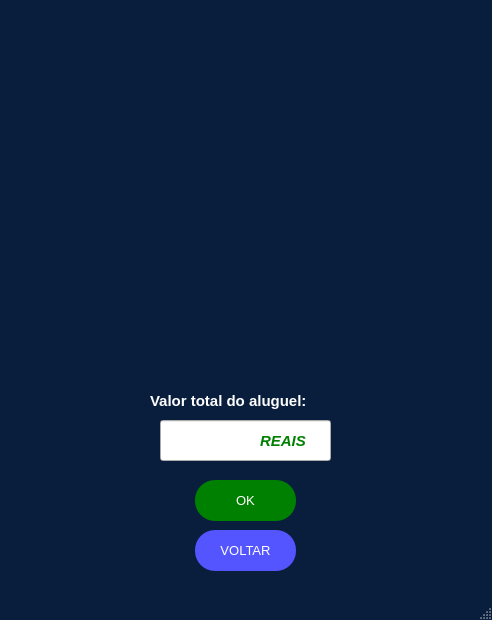
<?xml version="1.0" encoding="UTF-8"?>
<ui version="4.0">
 <class>MainWindow</class>
 <widget class="QMainWindow" name="MainWindow">
  <property name="geometry">
   <rect>
    <x>0</x>
    <y>0</y>
    <width>492</width>
    <height>620</height>
   </rect>
  </property>
  <property name="palette">
   <palette>
    <active>
     <colorrole role="WindowText">
      <brush brushstyle="SolidPattern">
       <color alpha="255">
        <red>255</red>
        <green>255</green>
        <blue>255</blue>
       </color>
      </brush>
     </colorrole>
     <colorrole role="Button">
      <brush brushstyle="SolidPattern">
       <color alpha="255">
        <red>9</red>
        <green>30</green>
        <blue>61</blue>
       </color>
      </brush>
     </colorrole>
     <colorrole role="Light">
      <brush brushstyle="SolidPattern">
       <color alpha="255">
        <red>13</red>
        <green>45</green>
        <blue>91</blue>
       </color>
      </brush>
     </colorrole>
     <colorrole role="Midlight">
      <brush brushstyle="SolidPattern">
       <color alpha="255">
        <red>11</red>
        <green>37</green>
        <blue>76</blue>
       </color>
      </brush>
     </colorrole>
     <colorrole role="Dark">
      <brush brushstyle="SolidPattern">
       <color alpha="255">
        <red>4</red>
        <green>15</green>
        <blue>30</blue>
       </color>
      </brush>
     </colorrole>
     <colorrole role="Mid">
      <brush brushstyle="SolidPattern">
       <color alpha="255">
        <red>6</red>
        <green>20</green>
        <blue>41</blue>
       </color>
      </brush>
     </colorrole>
     <colorrole role="Text">
      <brush brushstyle="SolidPattern">
       <color alpha="255">
        <red>255</red>
        <green>255</green>
        <blue>255</blue>
       </color>
      </brush>
     </colorrole>
     <colorrole role="BrightText">
      <brush brushstyle="SolidPattern">
       <color alpha="255">
        <red>255</red>
        <green>255</green>
        <blue>255</blue>
       </color>
      </brush>
     </colorrole>
     <colorrole role="ButtonText">
      <brush brushstyle="SolidPattern">
       <color alpha="255">
        <red>255</red>
        <green>255</green>
        <blue>255</blue>
       </color>
      </brush>
     </colorrole>
     <colorrole role="Base">
      <brush brushstyle="SolidPattern">
       <color alpha="255">
        <red>0</red>
        <green>0</green>
        <blue>0</blue>
       </color>
      </brush>
     </colorrole>
     <colorrole role="Window">
      <brush brushstyle="SolidPattern">
       <color alpha="255">
        <red>9</red>
        <green>30</green>
        <blue>61</blue>
       </color>
      </brush>
     </colorrole>
     <colorrole role="Shadow">
      <brush brushstyle="SolidPattern">
       <color alpha="255">
        <red>0</red>
        <green>0</green>
        <blue>0</blue>
       </color>
      </brush>
     </colorrole>
     <colorrole role="AlternateBase">
      <brush brushstyle="SolidPattern">
       <color alpha="255">
        <red>4</red>
        <green>15</green>
        <blue>30</blue>
       </color>
      </brush>
     </colorrole>
     <colorrole role="ToolTipBase">
      <brush brushstyle="SolidPattern">
       <color alpha="255">
        <red>255</red>
        <green>255</green>
        <blue>220</blue>
       </color>
      </brush>
     </colorrole>
     <colorrole role="ToolTipText">
      <brush brushstyle="SolidPattern">
       <color alpha="255">
        <red>0</red>
        <green>0</green>
        <blue>0</blue>
       </color>
      </brush>
     </colorrole>
     <colorrole role="PlaceholderText">
      <brush brushstyle="SolidPattern">
       <color alpha="128">
        <red>255</red>
        <green>255</green>
        <blue>255</blue>
       </color>
      </brush>
     </colorrole>
    </active>
    <inactive>
     <colorrole role="WindowText">
      <brush brushstyle="SolidPattern">
       <color alpha="255">
        <red>255</red>
        <green>255</green>
        <blue>255</blue>
       </color>
      </brush>
     </colorrole>
     <colorrole role="Button">
      <brush brushstyle="SolidPattern">
       <color alpha="255">
        <red>9</red>
        <green>30</green>
        <blue>61</blue>
       </color>
      </brush>
     </colorrole>
     <colorrole role="Light">
      <brush brushstyle="SolidPattern">
       <color alpha="255">
        <red>13</red>
        <green>45</green>
        <blue>91</blue>
       </color>
      </brush>
     </colorrole>
     <colorrole role="Midlight">
      <brush brushstyle="SolidPattern">
       <color alpha="255">
        <red>11</red>
        <green>37</green>
        <blue>76</blue>
       </color>
      </brush>
     </colorrole>
     <colorrole role="Dark">
      <brush brushstyle="SolidPattern">
       <color alpha="255">
        <red>4</red>
        <green>15</green>
        <blue>30</blue>
       </color>
      </brush>
     </colorrole>
     <colorrole role="Mid">
      <brush brushstyle="SolidPattern">
       <color alpha="255">
        <red>6</red>
        <green>20</green>
        <blue>41</blue>
       </color>
      </brush>
     </colorrole>
     <colorrole role="Text">
      <brush brushstyle="SolidPattern">
       <color alpha="255">
        <red>255</red>
        <green>255</green>
        <blue>255</blue>
       </color>
      </brush>
     </colorrole>
     <colorrole role="BrightText">
      <brush brushstyle="SolidPattern">
       <color alpha="255">
        <red>255</red>
        <green>255</green>
        <blue>255</blue>
       </color>
      </brush>
     </colorrole>
     <colorrole role="ButtonText">
      <brush brushstyle="SolidPattern">
       <color alpha="255">
        <red>255</red>
        <green>255</green>
        <blue>255</blue>
       </color>
      </brush>
     </colorrole>
     <colorrole role="Base">
      <brush brushstyle="SolidPattern">
       <color alpha="255">
        <red>0</red>
        <green>0</green>
        <blue>0</blue>
       </color>
      </brush>
     </colorrole>
     <colorrole role="Window">
      <brush brushstyle="SolidPattern">
       <color alpha="255">
        <red>9</red>
        <green>30</green>
        <blue>61</blue>
       </color>
      </brush>
     </colorrole>
     <colorrole role="Shadow">
      <brush brushstyle="SolidPattern">
       <color alpha="255">
        <red>0</red>
        <green>0</green>
        <blue>0</blue>
       </color>
      </brush>
     </colorrole>
     <colorrole role="AlternateBase">
      <brush brushstyle="SolidPattern">
       <color alpha="255">
        <red>4</red>
        <green>15</green>
        <blue>30</blue>
       </color>
      </brush>
     </colorrole>
     <colorrole role="ToolTipBase">
      <brush brushstyle="SolidPattern">
       <color alpha="255">
        <red>255</red>
        <green>255</green>
        <blue>220</blue>
       </color>
      </brush>
     </colorrole>
     <colorrole role="ToolTipText">
      <brush brushstyle="SolidPattern">
       <color alpha="255">
        <red>0</red>
        <green>0</green>
        <blue>0</blue>
       </color>
      </brush>
     </colorrole>
     <colorrole role="PlaceholderText">
      <brush brushstyle="SolidPattern">
       <color alpha="128">
        <red>255</red>
        <green>255</green>
        <blue>255</blue>
       </color>
      </brush>
     </colorrole>
    </inactive>
    <disabled>
     <colorrole role="WindowText">
      <brush brushstyle="SolidPattern">
       <color alpha="255">
        <red>4</red>
        <green>15</green>
        <blue>30</blue>
       </color>
      </brush>
     </colorrole>
     <colorrole role="Button">
      <brush brushstyle="SolidPattern">
       <color alpha="255">
        <red>9</red>
        <green>30</green>
        <blue>61</blue>
       </color>
      </brush>
     </colorrole>
     <colorrole role="Light">
      <brush brushstyle="SolidPattern">
       <color alpha="255">
        <red>13</red>
        <green>45</green>
        <blue>91</blue>
       </color>
      </brush>
     </colorrole>
     <colorrole role="Midlight">
      <brush brushstyle="SolidPattern">
       <color alpha="255">
        <red>11</red>
        <green>37</green>
        <blue>76</blue>
       </color>
      </brush>
     </colorrole>
     <colorrole role="Dark">
      <brush brushstyle="SolidPattern">
       <color alpha="255">
        <red>4</red>
        <green>15</green>
        <blue>30</blue>
       </color>
      </brush>
     </colorrole>
     <colorrole role="Mid">
      <brush brushstyle="SolidPattern">
       <color alpha="255">
        <red>6</red>
        <green>20</green>
        <blue>41</blue>
       </color>
      </brush>
     </colorrole>
     <colorrole role="Text">
      <brush brushstyle="SolidPattern">
       <color alpha="255">
        <red>4</red>
        <green>15</green>
        <blue>30</blue>
       </color>
      </brush>
     </colorrole>
     <colorrole role="BrightText">
      <brush brushstyle="SolidPattern">
       <color alpha="255">
        <red>255</red>
        <green>255</green>
        <blue>255</blue>
       </color>
      </brush>
     </colorrole>
     <colorrole role="ButtonText">
      <brush brushstyle="SolidPattern">
       <color alpha="255">
        <red>4</red>
        <green>15</green>
        <blue>30</blue>
       </color>
      </brush>
     </colorrole>
     <colorrole role="Base">
      <brush brushstyle="SolidPattern">
       <color alpha="255">
        <red>9</red>
        <green>30</green>
        <blue>61</blue>
       </color>
      </brush>
     </colorrole>
     <colorrole role="Window">
      <brush brushstyle="SolidPattern">
       <color alpha="255">
        <red>9</red>
        <green>30</green>
        <blue>61</blue>
       </color>
      </brush>
     </colorrole>
     <colorrole role="Shadow">
      <brush brushstyle="SolidPattern">
       <color alpha="255">
        <red>0</red>
        <green>0</green>
        <blue>0</blue>
       </color>
      </brush>
     </colorrole>
     <colorrole role="AlternateBase">
      <brush brushstyle="SolidPattern">
       <color alpha="255">
        <red>9</red>
        <green>30</green>
        <blue>61</blue>
       </color>
      </brush>
     </colorrole>
     <colorrole role="ToolTipBase">
      <brush brushstyle="SolidPattern">
       <color alpha="255">
        <red>255</red>
        <green>255</green>
        <blue>220</blue>
       </color>
      </brush>
     </colorrole>
     <colorrole role="ToolTipText">
      <brush brushstyle="SolidPattern">
       <color alpha="255">
        <red>0</red>
        <green>0</green>
        <blue>0</blue>
       </color>
      </brush>
     </colorrole>
     <colorrole role="PlaceholderText">
      <brush brushstyle="SolidPattern">
       <color alpha="128">
        <red>255</red>
        <green>255</green>
        <blue>255</blue>
       </color>
      </brush>
     </colorrole>
    </disabled>
   </palette>
  </property>
  <property name="windowTitle">
   <string>Long Drive</string>
  </property>
  <property name="windowIcon">
   <iconset>
    <normaloff>../Logos/LOGO4.png</normaloff>../Logos/LOGO4.png</iconset>
  </property>
  <property name="layoutDirection">
   <enum>Qt::LeftToRight</enum>
  </property>
  <widget class="QWidget" name="centralwidget">
   <widget class="QPushButton" name="kwidt2">
    <property name="geometry">
     <rect>
      <x>30</x>
      <y>-100</y>
      <width>431</width>
      <height>451</height>
     </rect>
    </property>
    <property name="palette">
     <palette>
      <active>
       <colorrole role="WindowText">
        <brush brushstyle="SolidPattern">
         <color alpha="255">
          <red>170</red>
          <green>85</green>
          <blue>0</blue>
         </color>
        </brush>
       </colorrole>
       <colorrole role="Text">
        <brush brushstyle="SolidPattern">
         <color alpha="255">
          <red>0</red>
          <green>0</green>
          <blue>0</blue>
         </color>
        </brush>
       </colorrole>
       <colorrole role="BrightText">
        <brush brushstyle="SolidPattern">
         <color alpha="255">
          <red>203</red>
          <green>255</green>
          <blue>80</blue>
         </color>
        </brush>
       </colorrole>
       <colorrole role="ButtonText">
        <brush brushstyle="SolidPattern">
         <color alpha="255">
          <red>57</red>
          <green>87</green>
          <blue>255</blue>
         </color>
        </brush>
       </colorrole>
       <colorrole role="ToolTipBase">
        <brush brushstyle="SolidPattern">
         <color alpha="255">
          <red>255</red>
          <green>255</green>
          <blue>0</blue>
         </color>
        </brush>
       </colorrole>
       <colorrole role="PlaceholderText">
        <brush brushstyle="SolidPattern">
         <color alpha="128">
          <red>0</red>
          <green>0</green>
          <blue>0</blue>
         </color>
        </brush>
       </colorrole>
      </active>
      <inactive>
       <colorrole role="WindowText">
        <brush brushstyle="SolidPattern">
         <color alpha="255">
          <red>170</red>
          <green>85</green>
          <blue>0</blue>
         </color>
        </brush>
       </colorrole>
       <colorrole role="Text">
        <brush brushstyle="SolidPattern">
         <color alpha="255">
          <red>0</red>
          <green>0</green>
          <blue>0</blue>
         </color>
        </brush>
       </colorrole>
       <colorrole role="BrightText">
        <brush brushstyle="SolidPattern">
         <color alpha="255">
          <red>203</red>
          <green>255</green>
          <blue>80</blue>
         </color>
        </brush>
       </colorrole>
       <colorrole role="ButtonText">
        <brush brushstyle="SolidPattern">
         <color alpha="255">
          <red>57</red>
          <green>87</green>
          <blue>255</blue>
         </color>
        </brush>
       </colorrole>
       <colorrole role="ToolTipBase">
        <brush brushstyle="SolidPattern">
         <color alpha="255">
          <red>255</red>
          <green>255</green>
          <blue>0</blue>
         </color>
        </brush>
       </colorrole>
       <colorrole role="PlaceholderText">
        <brush brushstyle="SolidPattern">
         <color alpha="128">
          <red>0</red>
          <green>0</green>
          <blue>0</blue>
         </color>
        </brush>
       </colorrole>
      </inactive>
      <disabled>
       <colorrole role="WindowText">
        <brush brushstyle="SolidPattern">
         <color alpha="255">
          <red>4</red>
          <green>15</green>
          <blue>30</blue>
         </color>
        </brush>
       </colorrole>
       <colorrole role="Text">
        <brush brushstyle="SolidPattern">
         <color alpha="255">
          <red>120</red>
          <green>120</green>
          <blue>120</blue>
         </color>
        </brush>
       </colorrole>
       <colorrole role="BrightText">
        <brush brushstyle="SolidPattern">
         <color alpha="255">
          <red>203</red>
          <green>255</green>
          <blue>80</blue>
         </color>
        </brush>
       </colorrole>
       <colorrole role="ButtonText">
        <brush brushstyle="SolidPattern">
         <color alpha="255">
          <red>120</red>
          <green>120</green>
          <blue>120</blue>
         </color>
        </brush>
       </colorrole>
       <colorrole role="ToolTipBase">
        <brush brushstyle="SolidPattern">
         <color alpha="255">
          <red>255</red>
          <green>255</green>
          <blue>0</blue>
         </color>
        </brush>
       </colorrole>
       <colorrole role="PlaceholderText">
        <brush brushstyle="SolidPattern">
         <color alpha="128">
          <red>0</red>
          <green>0</green>
          <blue>0</blue>
         </color>
        </brush>
       </colorrole>
      </disabled>
     </palette>
    </property>
    <property name="font">
     <font>
      <family>Arial</family>
      <weight>75</weight>
      <bold>true</bold>
     </font>
    </property>
    <property name="contextMenuPolicy">
     <enum>Qt::CustomContextMenu</enum>
    </property>
    <property name="text">
     <string/>
    </property>
    <property name="icon">
     <iconset>
      <normaloff>../Imagens/Parte 2/1.1 mobi EDIT.png</normaloff>../Imagens/Parte 2/1.1 mobi EDIT.png</iconset>
    </property>
    <property name="iconSize">
     <size>
      <width>495</width>
      <height>473</height>
     </size>
    </property>
    <property name="checkable">
     <bool>false</bool>
    </property>
    <property name="autoRepeat">
     <bool>false</bool>
    </property>
    <property name="autoExclusive">
     <bool>false</bool>
    </property>
    <property name="autoDefault">
     <bool>false</bool>
    </property>
    <property name="default">
     <bool>false</bool>
    </property>
    <property name="flat">
     <bool>true</bool>
    </property>
   </widget>
   <widget class="QLabel" name="logoT6">
    <property name="enabled">
     <bool>true</bool>
    </property>
    <property name="geometry">
     <rect>
      <x>1110</x>
      <y>530</y>
      <width>231</width>
      <height>231</height>
     </rect>
    </property>
    <property name="toolTip">
     <string>&lt;html&gt;&lt;head/&gt;&lt;body&gt;&lt;p align=&quot;center&quot;&gt;&lt;br/&gt;&lt;/p&gt;&lt;/body&gt;&lt;/html&gt;</string>
    </property>
    <property name="whatsThis">
     <string>&lt;html&gt;&lt;head/&gt;&lt;body&gt;&lt;p align=&quot;center&quot;&gt;&lt;br/&gt;&lt;/p&gt;&lt;/body&gt;&lt;/html&gt;</string>
    </property>
    <property name="autoFillBackground">
     <bool>false</bool>
    </property>
    <property name="styleSheet">
     <string notr="true"/>
    </property>
    <property name="text">
     <string/>
    </property>
    <property name="pixmap">
     <pixmap>../Logos/LOGO2.png</pixmap>
    </property>
    <property name="scaledContents">
     <bool>true</bool>
    </property>
    <property name="wordWrap">
     <bool>false</bool>
    </property>
   </widget>
   <widget class="QPushButton" name="voltar_10">
    <property name="geometry">
     <rect>
      <x>195</x>
      <y>530</y>
      <width>101</width>
      <height>41</height>
     </rect>
    </property>
    <property name="palette">
     <palette>
      <active>
       <colorrole role="WindowText">
        <brush brushstyle="SolidPattern">
         <color alpha="255">
          <red>255</red>
          <green>255</green>
          <blue>255</blue>
         </color>
        </brush>
       </colorrole>
       <colorrole role="Button">
        <brush brushstyle="SolidPattern">
         <color alpha="255">
          <red>85</red>
          <green>85</green>
          <blue>255</blue>
         </color>
        </brush>
       </colorrole>
       <colorrole role="Text">
        <brush brushstyle="SolidPattern">
         <color alpha="255">
          <red>255</red>
          <green>255</green>
          <blue>255</blue>
         </color>
        </brush>
       </colorrole>
       <colorrole role="BrightText">
        <brush brushstyle="SolidPattern">
         <color alpha="255">
          <red>203</red>
          <green>255</green>
          <blue>80</blue>
         </color>
        </brush>
       </colorrole>
       <colorrole role="ButtonText">
        <brush brushstyle="SolidPattern">
         <color alpha="255">
          <red>255</red>
          <green>255</green>
          <blue>255</blue>
         </color>
        </brush>
       </colorrole>
       <colorrole role="Base">
        <brush brushstyle="SolidPattern">
         <color alpha="255">
          <red>85</red>
          <green>85</green>
          <blue>255</blue>
         </color>
        </brush>
       </colorrole>
       <colorrole role="Window">
        <brush brushstyle="SolidPattern">
         <color alpha="255">
          <red>85</red>
          <green>85</green>
          <blue>255</blue>
         </color>
        </brush>
       </colorrole>
       <colorrole role="ToolTipBase">
        <brush brushstyle="SolidPattern">
         <color alpha="255">
          <red>255</red>
          <green>255</green>
          <blue>0</blue>
         </color>
        </brush>
       </colorrole>
       <colorrole role="PlaceholderText">
        <brush brushstyle="SolidPattern">
         <color alpha="128">
          <red>0</red>
          <green>0</green>
          <blue>0</blue>
         </color>
        </brush>
       </colorrole>
      </active>
      <inactive>
       <colorrole role="WindowText">
        <brush brushstyle="SolidPattern">
         <color alpha="255">
          <red>255</red>
          <green>255</green>
          <blue>255</blue>
         </color>
        </brush>
       </colorrole>
       <colorrole role="Button">
        <brush brushstyle="SolidPattern">
         <color alpha="255">
          <red>85</red>
          <green>85</green>
          <blue>255</blue>
         </color>
        </brush>
       </colorrole>
       <colorrole role="Text">
        <brush brushstyle="SolidPattern">
         <color alpha="255">
          <red>255</red>
          <green>255</green>
          <blue>255</blue>
         </color>
        </brush>
       </colorrole>
       <colorrole role="BrightText">
        <brush brushstyle="SolidPattern">
         <color alpha="255">
          <red>203</red>
          <green>255</green>
          <blue>80</blue>
         </color>
        </brush>
       </colorrole>
       <colorrole role="ButtonText">
        <brush brushstyle="SolidPattern">
         <color alpha="255">
          <red>255</red>
          <green>255</green>
          <blue>255</blue>
         </color>
        </brush>
       </colorrole>
       <colorrole role="Base">
        <brush brushstyle="SolidPattern">
         <color alpha="255">
          <red>85</red>
          <green>85</green>
          <blue>255</blue>
         </color>
        </brush>
       </colorrole>
       <colorrole role="Window">
        <brush brushstyle="SolidPattern">
         <color alpha="255">
          <red>85</red>
          <green>85</green>
          <blue>255</blue>
         </color>
        </brush>
       </colorrole>
       <colorrole role="ToolTipBase">
        <brush brushstyle="SolidPattern">
         <color alpha="255">
          <red>255</red>
          <green>255</green>
          <blue>0</blue>
         </color>
        </brush>
       </colorrole>
       <colorrole role="PlaceholderText">
        <brush brushstyle="SolidPattern">
         <color alpha="128">
          <red>0</red>
          <green>0</green>
          <blue>0</blue>
         </color>
        </brush>
       </colorrole>
      </inactive>
      <disabled>
       <colorrole role="WindowText">
        <brush brushstyle="SolidPattern">
         <color alpha="255">
          <red>255</red>
          <green>255</green>
          <blue>255</blue>
         </color>
        </brush>
       </colorrole>
       <colorrole role="Button">
        <brush brushstyle="SolidPattern">
         <color alpha="255">
          <red>85</red>
          <green>85</green>
          <blue>255</blue>
         </color>
        </brush>
       </colorrole>
       <colorrole role="Text">
        <brush brushstyle="SolidPattern">
         <color alpha="255">
          <red>255</red>
          <green>255</green>
          <blue>255</blue>
         </color>
        </brush>
       </colorrole>
       <colorrole role="BrightText">
        <brush brushstyle="SolidPattern">
         <color alpha="255">
          <red>203</red>
          <green>255</green>
          <blue>80</blue>
         </color>
        </brush>
       </colorrole>
       <colorrole role="ButtonText">
        <brush brushstyle="SolidPattern">
         <color alpha="255">
          <red>255</red>
          <green>255</green>
          <blue>255</blue>
         </color>
        </brush>
       </colorrole>
       <colorrole role="Base">
        <brush brushstyle="SolidPattern">
         <color alpha="255">
          <red>85</red>
          <green>85</green>
          <blue>255</blue>
         </color>
        </brush>
       </colorrole>
       <colorrole role="Window">
        <brush brushstyle="SolidPattern">
         <color alpha="255">
          <red>85</red>
          <green>85</green>
          <blue>255</blue>
         </color>
        </brush>
       </colorrole>
       <colorrole role="ToolTipBase">
        <brush brushstyle="SolidPattern">
         <color alpha="255">
          <red>255</red>
          <green>255</green>
          <blue>0</blue>
         </color>
        </brush>
       </colorrole>
       <colorrole role="PlaceholderText">
        <brush brushstyle="SolidPattern">
         <color alpha="128">
          <red>0</red>
          <green>0</green>
          <blue>0</blue>
         </color>
        </brush>
       </colorrole>
      </disabled>
     </palette>
    </property>
    <property name="font">
     <font>
      <family>Arial</family>
      <pointsize>10</pointsize>
      <weight>9</weight>
      <italic>false</italic>
      <bold>false</bold>
     </font>
    </property>
    <property name="contextMenuPolicy">
     <enum>Qt::CustomContextMenu</enum>
    </property>
    <property name="styleSheet">
     <string notr="true">QPushButton{
	color:white;
	border-radius:20px;
	background-color: rgb(85, 85, 255);
	font: 75 10pt &quot;Arial&quot;;
}
QPushButton:hover{
	background-color: rgb(10, 10, 127);
}</string>
    </property>
    <property name="text">
     <string>VOLTAR</string>
    </property>
    <property name="iconSize">
     <size>
      <width>93</width>
      <height>100</height>
     </size>
    </property>
    <property name="checkable">
     <bool>false</bool>
    </property>
    <property name="autoRepeat">
     <bool>false</bool>
    </property>
    <property name="autoExclusive">
     <bool>false</bool>
    </property>
    <property name="autoDefault">
     <bool>false</bool>
    </property>
    <property name="default">
     <bool>false</bool>
    </property>
    <property name="flat">
     <bool>true</bool>
    </property>
   </widget>
   <widget class="QLabel" name="datacli1">
    <property name="geometry">
     <rect>
      <x>150</x>
      <y>385</y>
      <width>201</width>
      <height>31</height>
     </rect>
    </property>
    <property name="font">
     <font>
      <family>Arial</family>
      <pointsize>11</pointsize>
      <weight>75</weight>
      <bold>true</bold>
     </font>
    </property>
    <property name="text">
     <string>Valor total do aluguel:</string>
    </property>
   </widget>
   <widget class="QPushButton" name="devolver">
    <property name="geometry">
     <rect>
      <x>195</x>
      <y>480</y>
      <width>101</width>
      <height>41</height>
     </rect>
    </property>
    <property name="palette">
     <palette>
      <active>
       <colorrole role="WindowText">
        <brush brushstyle="SolidPattern">
         <color alpha="255">
          <red>255</red>
          <green>255</green>
          <blue>255</blue>
         </color>
        </brush>
       </colorrole>
       <colorrole role="Button">
        <brush brushstyle="SolidPattern">
         <color alpha="255">
          <red>0</red>
          <green>128</green>
          <blue>0</blue>
         </color>
        </brush>
       </colorrole>
       <colorrole role="Text">
        <brush brushstyle="SolidPattern">
         <color alpha="255">
          <red>255</red>
          <green>255</green>
          <blue>255</blue>
         </color>
        </brush>
       </colorrole>
       <colorrole role="BrightText">
        <brush brushstyle="SolidPattern">
         <color alpha="255">
          <red>203</red>
          <green>255</green>
          <blue>80</blue>
         </color>
        </brush>
       </colorrole>
       <colorrole role="ButtonText">
        <brush brushstyle="SolidPattern">
         <color alpha="255">
          <red>255</red>
          <green>255</green>
          <blue>255</blue>
         </color>
        </brush>
       </colorrole>
       <colorrole role="Base">
        <brush brushstyle="SolidPattern">
         <color alpha="255">
          <red>0</red>
          <green>128</green>
          <blue>0</blue>
         </color>
        </brush>
       </colorrole>
       <colorrole role="Window">
        <brush brushstyle="SolidPattern">
         <color alpha="255">
          <red>0</red>
          <green>128</green>
          <blue>0</blue>
         </color>
        </brush>
       </colorrole>
       <colorrole role="ToolTipBase">
        <brush brushstyle="SolidPattern">
         <color alpha="255">
          <red>255</red>
          <green>255</green>
          <blue>0</blue>
         </color>
        </brush>
       </colorrole>
       <colorrole role="PlaceholderText">
        <brush brushstyle="SolidPattern">
         <color alpha="128">
          <red>0</red>
          <green>0</green>
          <blue>0</blue>
         </color>
        </brush>
       </colorrole>
      </active>
      <inactive>
       <colorrole role="WindowText">
        <brush brushstyle="SolidPattern">
         <color alpha="255">
          <red>255</red>
          <green>255</green>
          <blue>255</blue>
         </color>
        </brush>
       </colorrole>
       <colorrole role="Button">
        <brush brushstyle="SolidPattern">
         <color alpha="255">
          <red>0</red>
          <green>128</green>
          <blue>0</blue>
         </color>
        </brush>
       </colorrole>
       <colorrole role="Text">
        <brush brushstyle="SolidPattern">
         <color alpha="255">
          <red>255</red>
          <green>255</green>
          <blue>255</blue>
         </color>
        </brush>
       </colorrole>
       <colorrole role="BrightText">
        <brush brushstyle="SolidPattern">
         <color alpha="255">
          <red>203</red>
          <green>255</green>
          <blue>80</blue>
         </color>
        </brush>
       </colorrole>
       <colorrole role="ButtonText">
        <brush brushstyle="SolidPattern">
         <color alpha="255">
          <red>255</red>
          <green>255</green>
          <blue>255</blue>
         </color>
        </brush>
       </colorrole>
       <colorrole role="Base">
        <brush brushstyle="SolidPattern">
         <color alpha="255">
          <red>0</red>
          <green>128</green>
          <blue>0</blue>
         </color>
        </brush>
       </colorrole>
       <colorrole role="Window">
        <brush brushstyle="SolidPattern">
         <color alpha="255">
          <red>0</red>
          <green>128</green>
          <blue>0</blue>
         </color>
        </brush>
       </colorrole>
       <colorrole role="ToolTipBase">
        <brush brushstyle="SolidPattern">
         <color alpha="255">
          <red>255</red>
          <green>255</green>
          <blue>0</blue>
         </color>
        </brush>
       </colorrole>
       <colorrole role="PlaceholderText">
        <brush brushstyle="SolidPattern">
         <color alpha="128">
          <red>0</red>
          <green>0</green>
          <blue>0</blue>
         </color>
        </brush>
       </colorrole>
      </inactive>
      <disabled>
       <colorrole role="WindowText">
        <brush brushstyle="SolidPattern">
         <color alpha="255">
          <red>255</red>
          <green>255</green>
          <blue>255</blue>
         </color>
        </brush>
       </colorrole>
       <colorrole role="Button">
        <brush brushstyle="SolidPattern">
         <color alpha="255">
          <red>0</red>
          <green>128</green>
          <blue>0</blue>
         </color>
        </brush>
       </colorrole>
       <colorrole role="Text">
        <brush brushstyle="SolidPattern">
         <color alpha="255">
          <red>255</red>
          <green>255</green>
          <blue>255</blue>
         </color>
        </brush>
       </colorrole>
       <colorrole role="BrightText">
        <brush brushstyle="SolidPattern">
         <color alpha="255">
          <red>203</red>
          <green>255</green>
          <blue>80</blue>
         </color>
        </brush>
       </colorrole>
       <colorrole role="ButtonText">
        <brush brushstyle="SolidPattern">
         <color alpha="255">
          <red>255</red>
          <green>255</green>
          <blue>255</blue>
         </color>
        </brush>
       </colorrole>
       <colorrole role="Base">
        <brush brushstyle="SolidPattern">
         <color alpha="255">
          <red>0</red>
          <green>128</green>
          <blue>0</blue>
         </color>
        </brush>
       </colorrole>
       <colorrole role="Window">
        <brush brushstyle="SolidPattern">
         <color alpha="255">
          <red>0</red>
          <green>128</green>
          <blue>0</blue>
         </color>
        </brush>
       </colorrole>
       <colorrole role="ToolTipBase">
        <brush brushstyle="SolidPattern">
         <color alpha="255">
          <red>255</red>
          <green>255</green>
          <blue>0</blue>
         </color>
        </brush>
       </colorrole>
       <colorrole role="PlaceholderText">
        <brush brushstyle="SolidPattern">
         <color alpha="128">
          <red>0</red>
          <green>0</green>
          <blue>0</blue>
         </color>
        </brush>
       </colorrole>
      </disabled>
     </palette>
    </property>
    <property name="font">
     <font>
      <family>Arial</family>
      <pointsize>10</pointsize>
      <weight>9</weight>
      <italic>false</italic>
      <bold>false</bold>
     </font>
    </property>
    <property name="contextMenuPolicy">
     <enum>Qt::CustomContextMenu</enum>
    </property>
    <property name="styleSheet">
     <string notr="true">QPushButton{
	color:white;
	border-radius:20px;
	background-color: #008000;
	font: 75 10pt &quot;Arial&quot;;
}
QPushButton:hover{
	background-color: #005500;
}</string>
    </property>
    <property name="text">
     <string>OK</string>
    </property>
    <property name="iconSize">
     <size>
      <width>93</width>
      <height>100</height>
     </size>
    </property>
    <property name="checkable">
     <bool>false</bool>
    </property>
    <property name="autoRepeat">
     <bool>false</bool>
    </property>
    <property name="autoExclusive">
     <bool>false</bool>
    </property>
    <property name="autoDefault">
     <bool>false</bool>
    </property>
    <property name="default">
     <bool>false</bool>
    </property>
    <property name="flat">
     <bool>true</bool>
    </property>
   </widget>
   <widget class="QPushButton" name="kwidt2_2">
    <property name="geometry">
     <rect>
      <x>10</x>
      <y>510</y>
      <width>51</width>
      <height>81</height>
     </rect>
    </property>
    <property name="palette">
     <palette>
      <active>
       <colorrole role="WindowText">
        <brush brushstyle="SolidPattern">
         <color alpha="255">
          <red>170</red>
          <green>85</green>
          <blue>0</blue>
         </color>
        </brush>
       </colorrole>
       <colorrole role="Text">
        <brush brushstyle="SolidPattern">
         <color alpha="255">
          <red>0</red>
          <green>0</green>
          <blue>0</blue>
         </color>
        </brush>
       </colorrole>
       <colorrole role="BrightText">
        <brush brushstyle="SolidPattern">
         <color alpha="255">
          <red>203</red>
          <green>255</green>
          <blue>80</blue>
         </color>
        </brush>
       </colorrole>
       <colorrole role="ButtonText">
        <brush brushstyle="SolidPattern">
         <color alpha="255">
          <red>57</red>
          <green>87</green>
          <blue>255</blue>
         </color>
        </brush>
       </colorrole>
       <colorrole role="ToolTipBase">
        <brush brushstyle="SolidPattern">
         <color alpha="255">
          <red>255</red>
          <green>255</green>
          <blue>0</blue>
         </color>
        </brush>
       </colorrole>
       <colorrole role="PlaceholderText">
        <brush brushstyle="SolidPattern">
         <color alpha="128">
          <red>0</red>
          <green>0</green>
          <blue>0</blue>
         </color>
        </brush>
       </colorrole>
      </active>
      <inactive>
       <colorrole role="WindowText">
        <brush brushstyle="SolidPattern">
         <color alpha="255">
          <red>170</red>
          <green>85</green>
          <blue>0</blue>
         </color>
        </brush>
       </colorrole>
       <colorrole role="Text">
        <brush brushstyle="SolidPattern">
         <color alpha="255">
          <red>0</red>
          <green>0</green>
          <blue>0</blue>
         </color>
        </brush>
       </colorrole>
       <colorrole role="BrightText">
        <brush brushstyle="SolidPattern">
         <color alpha="255">
          <red>203</red>
          <green>255</green>
          <blue>80</blue>
         </color>
        </brush>
       </colorrole>
       <colorrole role="ButtonText">
        <brush brushstyle="SolidPattern">
         <color alpha="255">
          <red>57</red>
          <green>87</green>
          <blue>255</blue>
         </color>
        </brush>
       </colorrole>
       <colorrole role="ToolTipBase">
        <brush brushstyle="SolidPattern">
         <color alpha="255">
          <red>255</red>
          <green>255</green>
          <blue>0</blue>
         </color>
        </brush>
       </colorrole>
       <colorrole role="PlaceholderText">
        <brush brushstyle="SolidPattern">
         <color alpha="128">
          <red>0</red>
          <green>0</green>
          <blue>0</blue>
         </color>
        </brush>
       </colorrole>
      </inactive>
      <disabled>
       <colorrole role="WindowText">
        <brush brushstyle="SolidPattern">
         <color alpha="255">
          <red>4</red>
          <green>15</green>
          <blue>30</blue>
         </color>
        </brush>
       </colorrole>
       <colorrole role="Text">
        <brush brushstyle="SolidPattern">
         <color alpha="255">
          <red>120</red>
          <green>120</green>
          <blue>120</blue>
         </color>
        </brush>
       </colorrole>
       <colorrole role="BrightText">
        <brush brushstyle="SolidPattern">
         <color alpha="255">
          <red>203</red>
          <green>255</green>
          <blue>80</blue>
         </color>
        </brush>
       </colorrole>
       <colorrole role="ButtonText">
        <brush brushstyle="SolidPattern">
         <color alpha="255">
          <red>120</red>
          <green>120</green>
          <blue>120</blue>
         </color>
        </brush>
       </colorrole>
       <colorrole role="ToolTipBase">
        <brush brushstyle="SolidPattern">
         <color alpha="255">
          <red>255</red>
          <green>255</green>
          <blue>0</blue>
         </color>
        </brush>
       </colorrole>
       <colorrole role="PlaceholderText">
        <brush brushstyle="SolidPattern">
         <color alpha="128">
          <red>0</red>
          <green>0</green>
          <blue>0</blue>
         </color>
        </brush>
       </colorrole>
      </disabled>
     </palette>
    </property>
    <property name="font">
     <font>
      <family>Arial</family>
      <weight>75</weight>
      <bold>true</bold>
     </font>
    </property>
    <property name="contextMenuPolicy">
     <enum>Qt::CustomContextMenu</enum>
    </property>
    <property name="text">
     <string/>
    </property>
    <property name="icon">
     <iconset>
      <normaloff>../Logos/LOGO3.png</normaloff>../Logos/LOGO3.png</iconset>
    </property>
    <property name="iconSize">
     <size>
      <width>102</width>
      <height>99</height>
     </size>
    </property>
    <property name="checkable">
     <bool>false</bool>
    </property>
    <property name="autoRepeat">
     <bool>false</bool>
    </property>
    <property name="autoExclusive">
     <bool>false</bool>
    </property>
    <property name="autoDefault">
     <bool>false</bool>
    </property>
    <property name="default">
     <bool>false</bool>
    </property>
    <property name="flat">
     <bool>true</bool>
    </property>
   </widget>
   <widget class="QLineEdit" name="total">
    <property name="enabled">
     <bool>true</bool>
    </property>
    <property name="geometry">
     <rect>
      <x>160</x>
      <y>420</y>
      <width>171</width>
      <height>41</height>
     </rect>
    </property>
    <property name="font">
     <font>
      <pointsize>10</pointsize>
      <weight>75</weight>
      <bold>true</bold>
     </font>
    </property>
    <property name="styleSheet">
     <string notr="true">COLOR:GREEN;</string>
    </property>
    <property name="inputMask">
     <string/>
    </property>
   </widget>
   <widget class="QLabel" name="datacli1_2">
    <property name="geometry">
     <rect>
      <x>260</x>
      <y>420</y>
      <width>61</width>
      <height>41</height>
     </rect>
    </property>
    <property name="font">
     <font>
      <family>Arial</family>
      <pointsize>11</pointsize>
      <weight>75</weight>
      <italic>true</italic>
      <bold>true</bold>
      <underline>false</underline>
     </font>
    </property>
    <property name="styleSheet">
     <string notr="true">COLOR:GREEN;</string>
    </property>
    <property name="text">
     <string>REAIS</string>
    </property>
   </widget>
  </widget>
  <widget class="QStatusBar" name="statusbar"/>
 </widget>
 <resources>
  <include location="../ICONES_QTDESIGNER.qrc"/>
 </resources>
 <connections/>
</ui>
